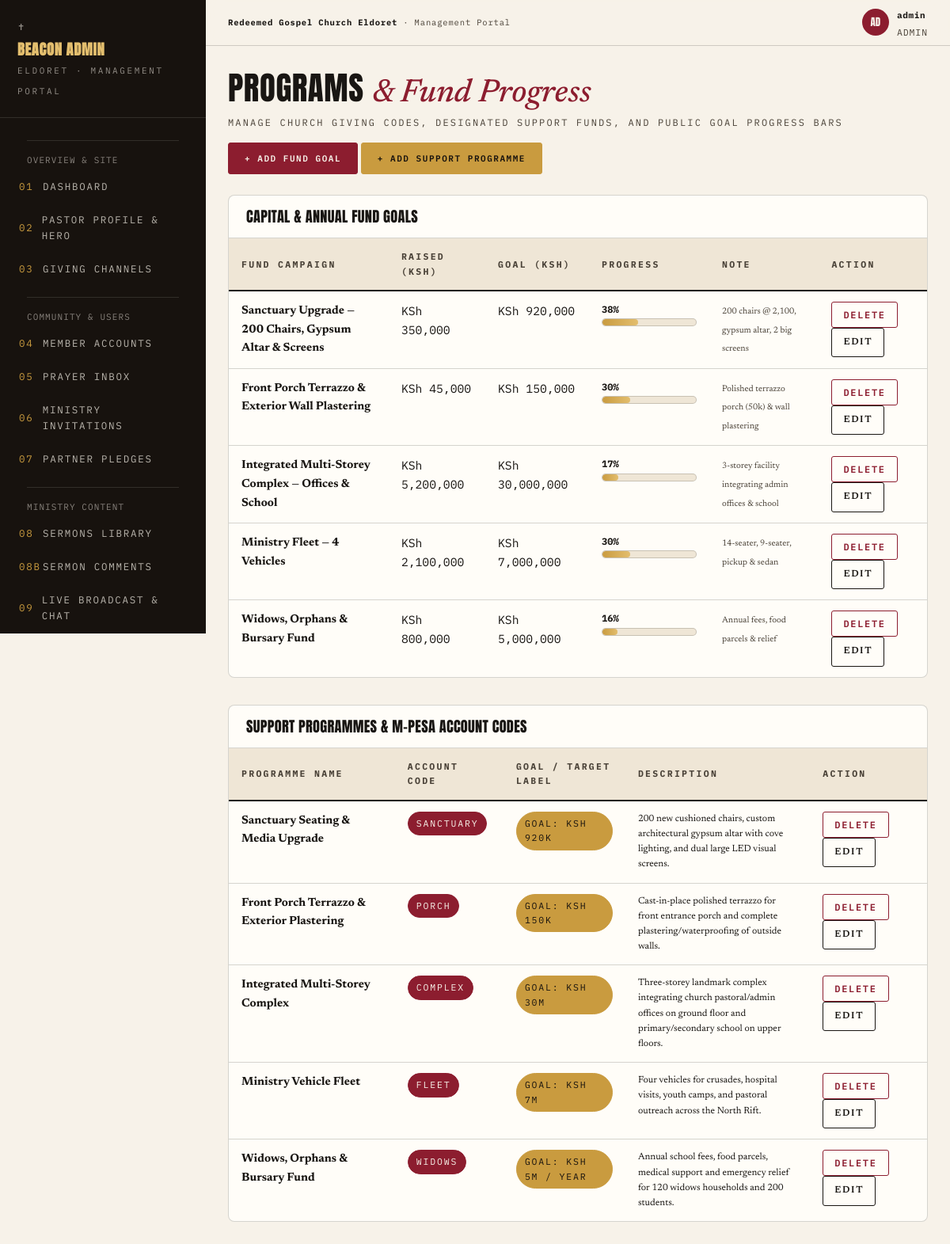
/admin/programs.php (signed in), run on the app's committed database.
### tables this page shows
CREATE TABLE IF NOT EXISTS `fund_goals` (
    `id` INT AUTO_INCREMENT PRIMARY KEY,
    `name` VARCHAR(150) NOT NULL,
    `raised_amount` DECIMAL(15,2) NOT NULL DEFAULT 0.00,
    `goal_amount` DECIMAL(15,2) NOT NULL DEFAULT 0.00,
    `note` VARCHAR(255) DEFAULT '',
    `sort_order` INT NOT NULL DEFAULT 0
);

CREATE TABLE IF NOT EXISTS `support_programs` (
    `id` INT AUTO_INCREMENT PRIMARY KEY,
    `name` VARCHAR(150) NOT NULL,
    `account_code` VARCHAR(50) NOT NULL,
    `description` TEXT NOT NULL,
    `goal_text` VARCHAR(100) NOT NULL,
    `sort_order` INT NOT NULL DEFAULT 0
);

### admin/programs.php (the view, shortened to what this page needs)
<?php
require_once __DIR__ . '/includes/admin_header.php';
$programs = db_fetch_all("SELECT * FROM support_programs ORDER BY sort_order ASC, id ASC");
$funds = db_fetch_all("SELECT * FROM fund_goals ORDER BY sort_order ASC, id ASC");
?>
<div class="phead">
  <div>
    <h2>Programs <span class="ser">&amp; Fund Progress</span></h2>
    <p>Manage church giving codes, designated support funds, and public goal progress bars</p>
  </div>
  <div>
    <button type="button" class="btn" onclick="openAdminModal('fundModal')">+ Add Fund Goal</button>
    <button type="button" class="btn gold" onclick="openAdminModal('progModal')">+ Add Support Programme</button>
  </div>
</div>
<div class="tblwrap" style="margin-bottom:34px;">
  <div style="padding:18px 22px;border-bottom:1px solid var(--line);">
    <h4 style="font-size:1.15rem;">Capital &amp; Annual Fund Goals</h4>
  </div>
  <table>
    <thead>
      <tr>
        <th>Fund Campaign</th>
        <th>Raised (KSh)</th>
        <th>Goal (KSh)</th>
        <th>Progress</th>
        <th>Note</th>
        <th>Action</th>
      </tr>
    </thead>
    <tbody>
      <?php foreach ($funds as $f):
        $pct = $f['goal_amount'] > 0 ? min(100, round(($f['raised_amount'] / $f['goal_amount']) * 100)) : 0;
      ?>
        <tr>
          <td><b><?= esc($f['name']) ?></b></td>
          <td class="mono"><?= format_ksh($f['raised_amount']) ?></td>
          <td class="mono"><?= format_ksh($f['goal_amount']) ?></td>
          <td>
            <div style="width:120px;">
              <div style="font-size:12px;font-family:var(--mono);margin-bottom:2px;"><b><?= $pct ?>%</b></div>
              <div class="bar"><i style="width:<?= $pct ?>%"></i></div>
            </div>
          </td>
          <td><span style="font-size:11px;color:var(--ink2);"><?= esc($f['note']) ?></span></td>
          <td>
            <form method="post" style="display:inline;" onsubmit="return confirm('Delete this fund?');">
              <button type="submit" class="btn sm danger">Delete</button>
            </form>
            <a href="programs.php?edit_fund=<?= $f['id'] ?>" class="btn sm ghost">Edit</a>
          </td>
        </tr>
      <?php endforeach; ?>
    </tbody>
  </table>
</div>
<div class="tblwrap">
  <div style="padding:18px 22px;border-bottom:1px solid var(--line);">
    <h4 style="font-size:1.15rem;">Support Programmes &amp; M-Pesa Account Codes</h4>
  </div>
  <table>
    <thead>
      <tr>
        <th>Programme Name</th>
        <th>Account Code</th>
        <th>Goal / Target Label</th>
        <th>Description</th>
        <th>Action</th>
      </tr>
    </thead>
    <tbody>
      <?php foreach ($programs as $prog): ?>
        <tr>
          <td><b><?= esc($prog['name']) ?></b></td>
          <td><span class="chip wine"><?= esc($prog['account_code']) ?></span></td>
          <td><span class="chip gold"><?= esc($prog['goal_text']) ?></span></td>
          <td style="font-size:12px;max-width:320px;"><?= esc($prog['description']) ?></td>
          <td>
            <form method="post" style="display:inline;" onsubmit="return confirm('Delete this programme?');">
              <button type="submit" class="btn sm danger">Delete</button>
            </form>
            <a href="programs.php?edit_program=<?= $prog['id'] ?>" class="btn sm ghost">Edit</a>
          </td>
        </tr>
      <?php endforeach; ?>
    </tbody>
  </table>
</div>
<?php require_once __DIR__ . '/includes/admin_footer.php'; ?>

### config/functions.php (shortened to what this page needs)
<?php
function esc($string) {
    return htmlspecialchars((string)($string ?? ''), ENT_QUOTES, 'UTF-8');
}
function format_ksh($amount) {
    return '<span class="money" data-money="' . esc((float)($amount ?? 0)) . '" data-money-format="full">KSh ' . number_format((float)($amount ?? 0), 0) . '</span>';
}
function db_fetch_all($sql, $types = "", $params = []) {
    global $db;
    $stmt = mysqli_stmt_init($db);
    if (!mysqli_stmt_prepare($stmt, $sql)) {
        error_log("DB Fetch All Prepare Failed: " . mysqli_error($db) . " Query: " . $sql);
        return [];
    }
    mysqli_stmt_execute($stmt);
    $result = mysqli_stmt_get_result($stmt);
    $rows = [];
    if ($result) {
        while ($row = mysqli_fetch_assoc($result)) {
            $rows[] = $row;
        }
    }
    return $rows;
}

### assets/css/admin.css (style rules this page uses)
:root { --paper: #F7F2E9; --paper2: #EFE6D6; --card: #FFFDF8; --ink: #191613; --ink2: #4A4238; --warmdark: #17120E; --wine: #8C1D2F; --pine: #274D3D; --gold: #C99B3F; --gold2: #E3BE6E; --line: rgba(25, 22, 19, 0.18); --disp: "Anton", sans-serif; --ser: "Newsreader", serif; --mono: "IBM Plex Mono", monospace; }
* { margin: 0; padding: 0; box-sizing: border-box; }
body { background: var(--paper); color: var(--ink); font-family: var(--ser); font-size: 16px; line-height: 1.6; }
button { font-family: var(--mono); cursor: pointer; }
a { color: inherit; text-decoration: none; }
h1, h2, h3, h4 { font-family: var(--disp); font-weight: 400; text-transform: uppercase; line-height: 0.95; letter-spacing: 0.015em; }
.ser { font-family: var(--ser); font-style: italic; text-transform: none; font-weight: 500; letter-spacing: 0; }
.mono { font-family: var(--mono); }
.btn { display: inline-flex; align-items: center; gap: 8px; background: var(--wine); color: var(--paper); border: 1px solid var(--wine); font-size: 11px; letter-spacing: 0.14em; text-transform: uppercase; font-weight: 600; padding: 12px 20px; border-radius: 3px; transition: 0.25s; cursor: pointer; }
.btn.gold { background: var(--gold); border-color: var(--gold); color: var(--warmdark); }
.btn.ghost { background: transparent; color: var(--ink); border-color: var(--ink); }
.btn.sm { padding: 8px 14px; font-size: 12px; }
.btn.danger { background: transparent; border-color: var(--wine); color: var(--wine); }
.chip { display: inline-block; font-family: var(--mono); font-size: 11.5px; letter-spacing: 0.16em; text-transform: uppercase; padding: 5px 10px; border-radius: 99px; border: 1px solid var(--line); color: var(--ink2); }
.chip.wine { background: var(--wine); border-color: var(--wine); color: var(--paper); }
.chip.gold { background: var(--gold); border-color: var(--gold); color: var(--warmdark); }
.phead { display: flex; align-items: flex-end; justify-content: space-between; gap: 16px; flex-wrap: wrap; margin-bottom: 26px; }
.phead h2 { font-size: clamp(1.8rem, 3.4vw, 2.6rem); }
.phead h2 .ser { color: var(--wine); }
.phead p { font-family: var(--mono); font-size: 12px; letter-spacing: 0.18em; text-transform: uppercase; color: var(--ink2); margin-top: 6px; }
.tblwrap { background: var(--card); border: 1px solid var(--line); border-radius: 8px; overflow-x: auto; }
table { width: 100%; border-collapse: collapse; font-size: 0.92rem; }
th { font-family: var(--mono); font-size: 11.5px; letter-spacing: 0.2em; text-transform: uppercase; color: var(--ink2); text-align: left; padding: 14px 16px; border-bottom: 2px solid var(--ink); background: var(--paper2); }
td { padding: 13px 16px; border-bottom: 1px solid var(--line); vertical-align: top; }
tr:last-child td { border-bottom: none; }
.bar { height: 10px; background: var(--paper2); border: 1px solid var(--line); border-radius: 99px; overflow: hidden; }
.bar i { display: block; height: 100%; background: linear-gradient(90deg, var(--gold), var(--gold2)); border-radius: 99px; }

### data on the page
fund_goals: name "Sanctuary Upgrade — 200 Chairs, Gypsum Altar & Screens", pct "38", note "200 chairs @ 2,100, gypsum altar, 2 big screens"
fund_goals: name "Front Porch Terrazzo & Exterior Wall Plastering", pct "30", note "Polished terrazzo porch (50k) & wall plastering"
fund_goals: name "Integrated Multi-Storey Complex — Offices & School", pct "17", note "3-storey facility integrating admin offices & school"
fund_goals: name "Ministry Fleet — 4 Vehicles", pct "30", note "14-seater, 9-seater, pickup & sedan"
fund_goals: name "Widows, Orphans & Bursary Fund", pct "16", note "Annual fees, food parcels & relief"
support_programs: name "Sanctuary Seating & Media Upgrade", account_code "SANCTUARY", goal_text "GOAL: KSH 920K", description "200 new cushioned chairs, custom architectural gypsum altar with cove lighting, and dual large LED visual screens."
support_programs: name "Front Porch Terrazzo & Exterior Plastering", account_code "PORCH", goal_text "GOAL: KSH 150K", description "Cast-in-place polished terrazzo for front entrance porch and complete plastering/waterproofing of outside walls."
support_programs: name "Integrated Multi-Storey Complex", account_code "COMPLEX", goal_text "GOAL: KSH 30M", description "Three-storey landmark complex integrating church pastoral/admin offices on ground floor and primary/secondary school on upper floors."
support_programs: name "Ministry Vehicle Fleet", account_code "FLEET", goal_text "GOAL: KSH 7M", description "Four vehicles for crusades, hospital visits, youth camps, and pastoral outreach across the North Rift."
support_programs: name "Widows, Orphans & Bursary Fund", account_code "WIDOWS", goal_text "GOAL: KSH 5M / YEAR", description "Annual school fees, food parcels, medical support and emergency relief for 120 widows households and 200 students."

### other printed values
substr($adminUser['username'], 0, 2) "AD"
$adminUser['username'] "admin"
$adminUser['role'] "ADMIN"
